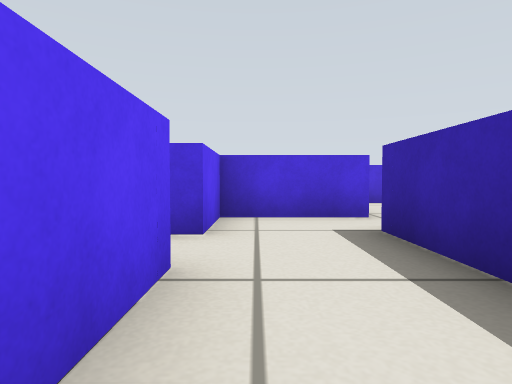
[1] (above)

18 first-person views from a walk through a Gazebo world. The camera is 0.3 m above the floor, tilts 2° down and sees 75° across. The floor is counted in squares, 0.5 m on a side. Each view is taken from the middle of a square. On the plan, view 1 faces up. The plan holds only what a view shows up to about 9 squares ahead; the rest is blank. Robots are left out.

[2]
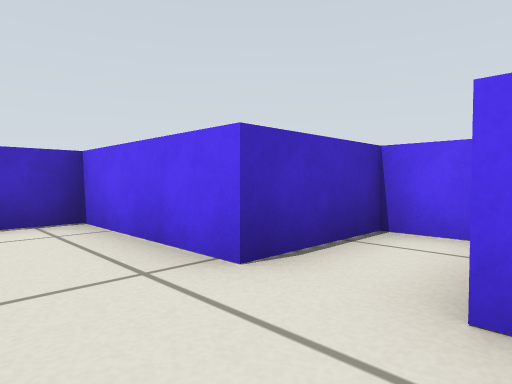

[3]
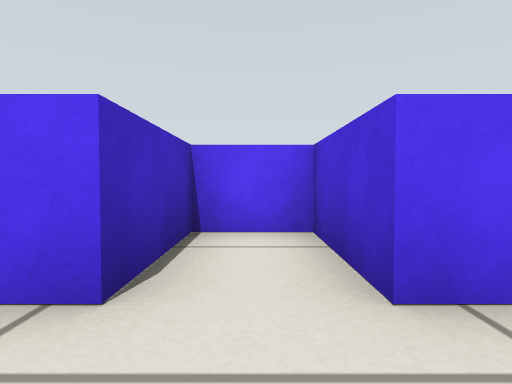

[4]
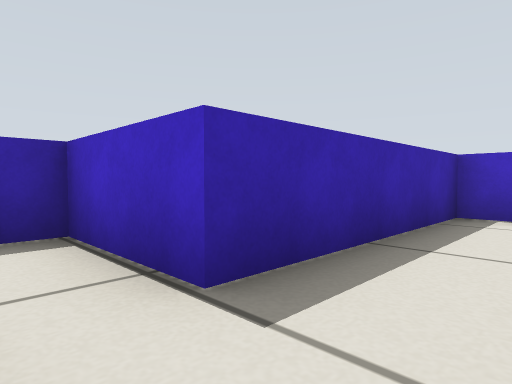

[5]
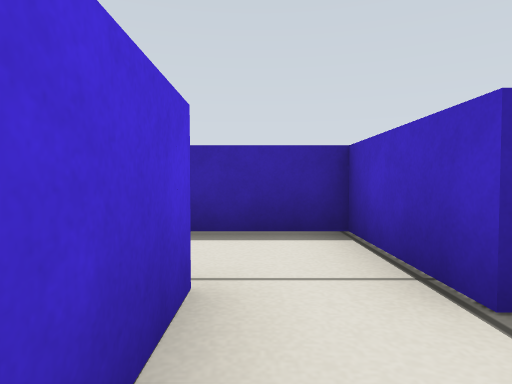

[6]
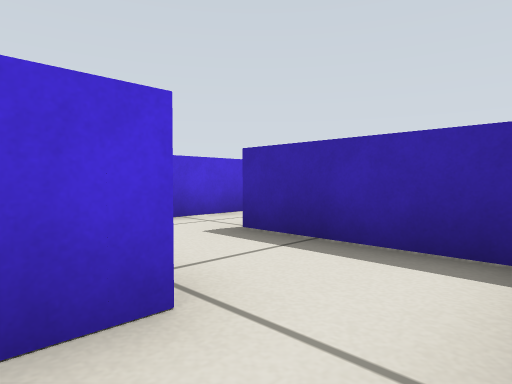

[7]
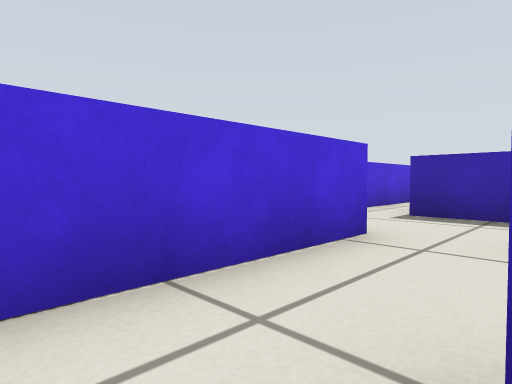

[8]
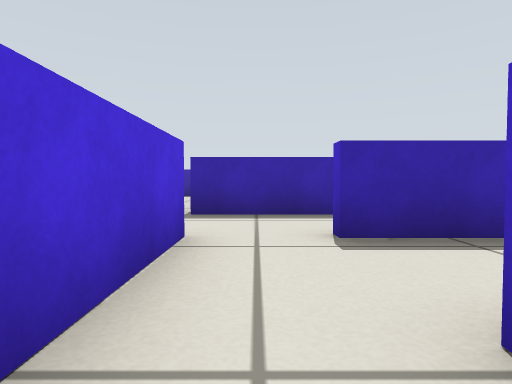

[9]
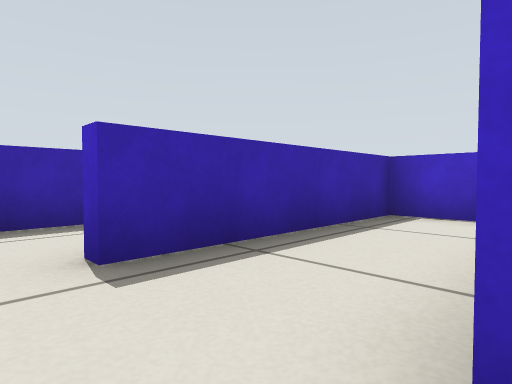

[10]
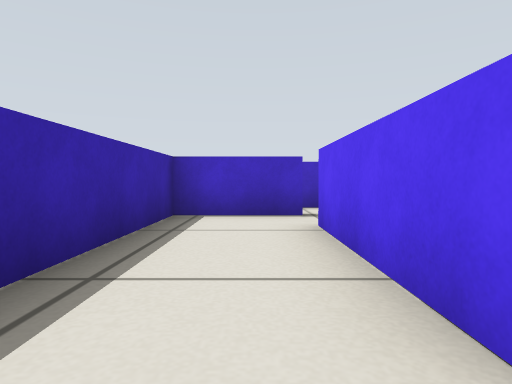

[11]
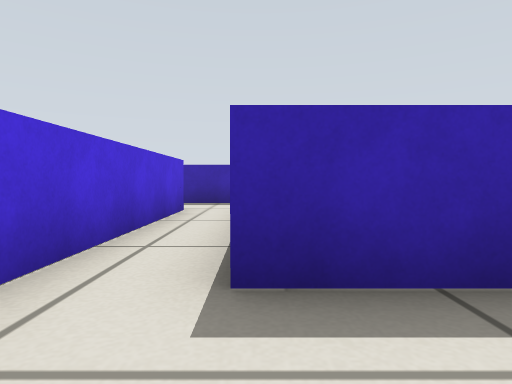

[12]
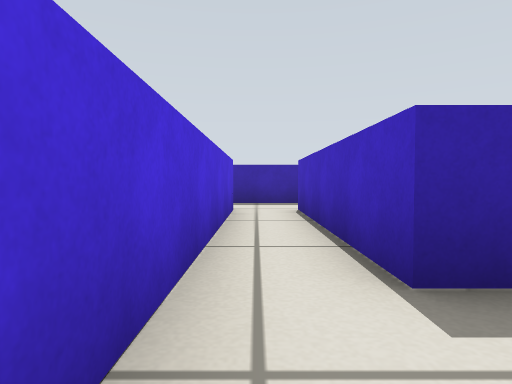

[13]
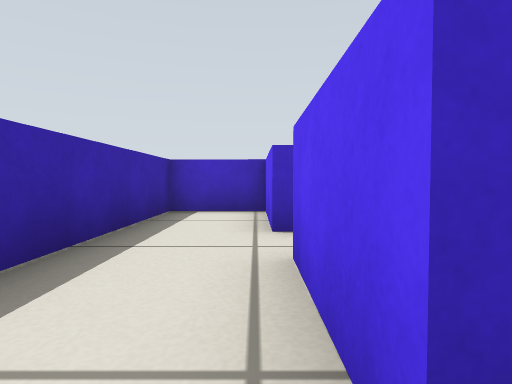

[14]
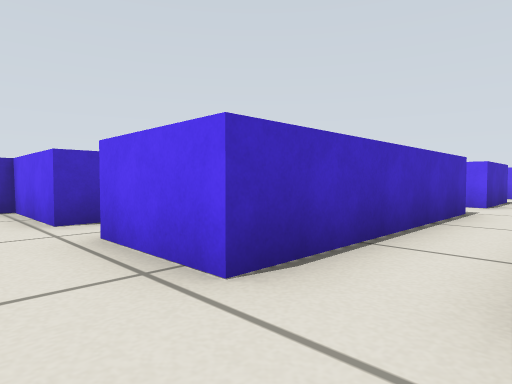

[15]
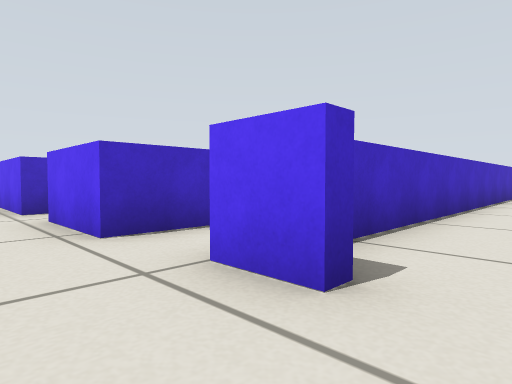

[16]
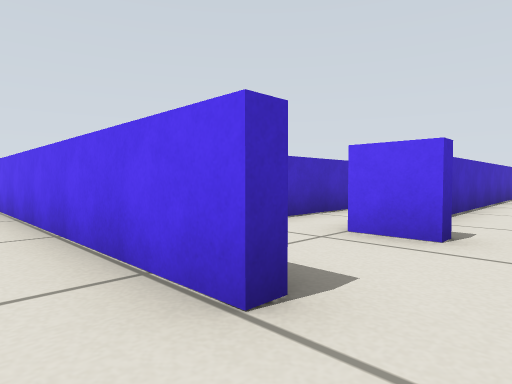

[17]
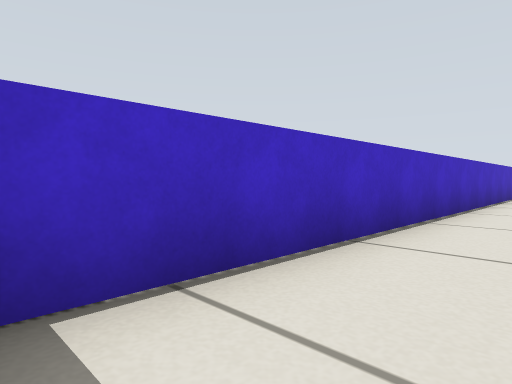

[18]
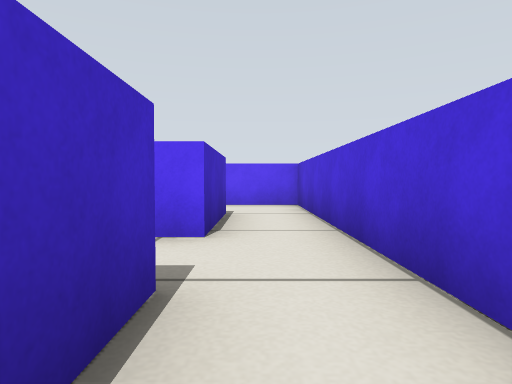

### Floor plan
Points are (right, up) in squares from view 1. A wall is a line through its corners. A room is listed if a view was taken in it or the views show most of it. See-through windows are left out.
Room 1 (views 1, 3)
walls: (-0.6, 3.7) (-2.8, 3.7) (-2.8, 2.3) (-0.6, 2.3) (-0.6, -1) (1.5, -1) (1.5, 3.9)
ways out: opening at (0.5, 4) to room 2
Room 2 (views 2, 4, 5, 6)
walls: (1.9, 5.4) (-0.6, 5.4) (-0.6, 3.7); (1.5, 3.9) (2.5, 3.9)
ways out: opening at (0.5, 4) to room 1; opening at (2, 5) to room 11
Room 3 (views 7, 8, 9)
walls: (3.9, 5.4) (3.9, 7.1); (4.4, 8.8) (2.9, 8.8)
ways out: opening at (4, 8) to room 4; opening at (3, 6.5) to room 11
Room 4 (view 10)
walls: (4.2, 7) (4.2, 3.6); (4.1, 2.3) (6.4, 2.3) (6.4, 7.3); (5.6, 8.8) (4.4, 8.8)
ways out: opening at (4, 8) to room 3; opening at (6, 8) to room 10
Room 5 (views 11, 12)
walls: (8.8, 9.1) (13.7, 9.1) (13.7, 6.5) (15.7, 6.5) (15.7, 10.9); (13.7, 10.5) (7.5, 10.5)
ways out: opening at (14.5, 11.5) to room 6; opening at (7.5, 9) to room 10
Room 6 (views 13, 18)
walls: (8.8, 14) (1.9, 14) (1.9, 12.2); (8.1, 12.5) (13.7, 12.5) (13.7, 10.5); (4, 12.5) (6.5, 12.5) (6.5, 11.9)
ways out: opening at (14.5, 11.5) to room 5; opening at (14.5, 14) to room 7; opening at (3, 11.5)
Room 7 (views 14, 15)
walls: (13.5, 15.1) (13.5, 14)
ways out: opening at (14.5, 14) to room 6; opening at (16, 15.5) to room 8; opening at (13, 16) to room 9
Room 8 (view 16)
walls: (16, 15) (16, 8.1)
ways out: opening at (16, 15.5) to room 7
Room 9 (view 17)
walls: (1.9, 14.3) (12.9, 14.3)
ways out: opening at (13, 16) to room 7
Room 10 (no view inside)
walls: (6.6, 8.8) (5.6, 8.8); (8.8, 6.4) (8.8, 9.1)
ways out: opening at (6, 8) to room 4; opening at (7.5, 9) to room 5
Room 11 (no view inside)
walls: (2.5, 3.9) (3.9, 3.9) (3.9, 5.4)
ways out: opening at (2, 5) to room 2; opening at (3, 6.5) to room 3

Where each view was taken, in squares from view 1:
view 1: 0 up, 0 right, facing up
view 2: 4 up, 1 right, facing down-left
view 3: 3 up, 1 right, facing left
view 4: 5 up, 0 right, facing down-right
view 5: 5 up, 0 right, facing right
view 6: 4 up, 1 right, facing up-right
view 7: 7 up, 3 right, facing up-right
view 8: 8 up, 3 right, facing right
view 9: 8 up, 4 right, facing down-right
view 10: 8 up, 5 right, facing down
view 11: 9 up, 7 right, facing right
view 12: 10 up, 7 right, facing right
view 13: 13 up, 14 right, facing down
view 14: 14 up, 15 right, facing down-left
view 15: 16 up, 15 right, facing down-left
view 16: 16 up, 17 right, facing down-left
view 17: 16 up, 13 right, facing down-left
view 18: 13 up, 10 right, facing left
